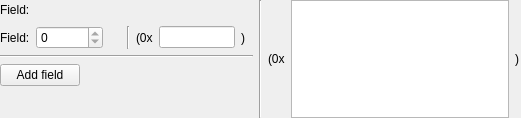
<?xml version="1.0" encoding="UTF-8"?>
<ui version="4.0">
 <class>ArrayListFieldWidget</class>
 <widget class="QWidget" name="ArrayListFieldWidget">
  <property name="geometry">
   <rect>
    <x>0</x>
    <y>0</y>
    <width>521</width>
    <height>118</height>
   </rect>
  </property>
  <property name="windowTitle">
   <string>Array List Field</string>
  </property>
  <layout class="QHBoxLayout" name="horizontalLayout_5" stretch="1,0,1">
   <property name="leftMargin">
    <number>0</number>
   </property>
   <property name="topMargin">
    <number>0</number>
   </property>
   <property name="rightMargin">
    <number>0</number>
   </property>
   <property name="bottomMargin">
    <number>0</number>
   </property>
   <item>
    <widget class="QWidget" name="m_valueWidget" native="true">
     <layout class="QVBoxLayout" name="verticalLayout">
      <property name="spacing">
       <number>6</number>
      </property>
      <property name="leftMargin">
       <number>0</number>
      </property>
      <property name="topMargin">
       <number>0</number>
      </property>
      <property name="rightMargin">
       <number>0</number>
      </property>
      <property name="bottomMargin">
       <number>0</number>
      </property>
      <item>
       <layout class="QHBoxLayout" name="horizontalLayout">
        <property name="spacing">
         <number>0</number>
        </property>
        <item>
         <widget class="QLabel" name="m_nameLabel">
          <property name="text">
           <string>Field:</string>
          </property>
         </widget>
        </item>
        <item>
         <spacer name="horizontalSpacer">
          <property name="orientation">
           <enum>Qt::Horizontal</enum>
          </property>
          <property name="sizeHint" stdset="0">
           <size>
            <width>40</width>
            <height>20</height>
           </size>
          </property>
         </spacer>
        </item>
       </layout>
      </item>
      <item>
       <widget class="QWidget" name="m_prefixFieldWidget" native="true">
        <layout class="QHBoxLayout" name="horizontalLayout_3">
         <property name="leftMargin">
          <number>0</number>
         </property>
         <property name="topMargin">
          <number>0</number>
         </property>
         <property name="rightMargin">
          <number>0</number>
         </property>
         <property name="bottomMargin">
          <number>0</number>
         </property>
         <item>
          <widget class="QWidget" name="m_prefixValueWidget" native="true">
           <layout class="QHBoxLayout" name="horizontalLayout_6" stretch="1,0,1">
            <property name="spacing">
             <number>6</number>
            </property>
            <property name="leftMargin">
             <number>0</number>
            </property>
            <property name="topMargin">
             <number>0</number>
            </property>
            <property name="rightMargin">
             <number>0</number>
            </property>
            <property name="bottomMargin">
             <number>0</number>
            </property>
            <item>
             <widget class="QLabel" name="m_prefixNameLabel">
              <property name="text">
               <string>Field:</string>
              </property>
             </widget>
            </item>
            <item>
             <widget class="QSpinBox" name="m_prefixValueSpinBox">
              <property name="readOnly">
               <bool>true</bool>
              </property>
              <property name="maximum">
               <number>429496729</number>
              </property>
             </widget>
            </item>
            <item>
             <spacer name="horizontalSpacer_4">
              <property name="orientation">
               <enum>Qt::Horizontal</enum>
              </property>
              <property name="sizeHint" stdset="0">
               <size>
                <width>82</width>
                <height>20</height>
               </size>
              </property>
             </spacer>
            </item>
           </layout>
          </widget>
         </item>
         <item>
          <widget class="Line" name="m_prefixSepLine">
           <property name="orientation">
            <enum>Qt::Vertical</enum>
           </property>
          </widget>
         </item>
         <item>
          <widget class="QWidget" name="m_preifxSerValueWidget" native="true">
           <layout class="QHBoxLayout" name="horizontalLayout_7">
            <property name="spacing">
             <number>6</number>
            </property>
            <property name="leftMargin">
             <number>0</number>
            </property>
            <property name="topMargin">
             <number>0</number>
            </property>
            <property name="rightMargin">
             <number>0</number>
            </property>
            <property name="bottomMargin">
             <number>0</number>
            </property>
            <item>
             <widget class="QLabel" name="m_prefixFrontLabel">
              <property name="text">
               <string>(0x</string>
              </property>
             </widget>
            </item>
            <item>
             <widget class="QLineEdit" name="m_prefixSerValueLineEdit">
              <property name="readOnly">
               <bool>true</bool>
              </property>
             </widget>
            </item>
            <item>
             <widget class="QLabel" name="m_prefixSerBackLabel">
              <property name="text">
               <string>)</string>
              </property>
             </widget>
            </item>
            <item>
             <spacer name="horizontalSpacer_5">
              <property name="orientation">
               <enum>Qt::Horizontal</enum>
              </property>
              <property name="sizeHint" stdset="0">
               <size>
                <width>40</width>
                <height>20</height>
               </size>
              </property>
             </spacer>
            </item>
           </layout>
          </widget>
         </item>
        </layout>
       </widget>
      </item>
      <item>
       <layout class="QVBoxLayout" name="m_membersLayout">
        <property name="spacing">
         <number>0</number>
        </property>
       </layout>
      </item>
      <item>
       <widget class="Line" name="m_addSepLine">
        <property name="orientation">
         <enum>Qt::Horizontal</enum>
        </property>
       </widget>
      </item>
      <item>
       <layout class="QHBoxLayout" name="horizontalLayout_4">
        <property name="spacing">
         <number>0</number>
        </property>
        <item>
         <widget class="QPushButton" name="m_addFieldPushButton">
          <property name="text">
           <string>Add field</string>
          </property>
          <property name="icon">
           <iconset resource="../ui.qrc">
            <normaloff>:/image/add.png</normaloff>:/image/add.png</iconset>
          </property>
         </widget>
        </item>
        <item>
         <spacer name="horizontalSpacer_3">
          <property name="orientation">
           <enum>Qt::Horizontal</enum>
          </property>
          <property name="sizeHint" stdset="0">
           <size>
            <width>40</width>
            <height>20</height>
           </size>
          </property>
         </spacer>
        </item>
       </layout>
      </item>
      <item>
       <spacer name="verticalSpacer">
        <property name="orientation">
         <enum>Qt::Vertical</enum>
        </property>
        <property name="sizeHint" stdset="0">
         <size>
          <width>20</width>
          <height>40</height>
         </size>
        </property>
       </spacer>
      </item>
     </layout>
    </widget>
   </item>
   <item>
    <widget class="Line" name="m_sepLine">
     <property name="orientation">
      <enum>Qt::Vertical</enum>
     </property>
    </widget>
   </item>
   <item>
    <widget class="QWidget" name="m_serValueWidget" native="true">
     <layout class="QHBoxLayout" name="horizontalLayout_2">
      <property name="leftMargin">
       <number>0</number>
      </property>
      <property name="topMargin">
       <number>0</number>
      </property>
      <property name="rightMargin">
       <number>0</number>
      </property>
      <property name="bottomMargin">
       <number>0</number>
      </property>
      <item>
       <widget class="QLabel" name="m_serFrontLabel">
        <property name="text">
         <string>(0x</string>
        </property>
       </widget>
      </item>
      <item>
       <widget class="QPlainTextEdit" name="m_serValuePlainTextEdit">
        <property name="sizeAdjustPolicy">
         <enum>QAbstractScrollArea::AdjustIgnored</enum>
        </property>
        <property name="readOnly">
         <bool>true</bool>
        </property>
       </widget>
      </item>
      <item>
       <widget class="QLabel" name="m_serBackLabel">
        <property name="text">
         <string>)</string>
        </property>
       </widget>
      </item>
      <item>
       <spacer name="horizontalSpacer_2">
        <property name="orientation">
         <enum>Qt::Horizontal</enum>
        </property>
        <property name="sizeHint" stdset="0">
         <size>
          <width>40</width>
          <height>20</height>
         </size>
        </property>
       </spacer>
      </item>
     </layout>
    </widget>
   </item>
  </layout>
 </widget>
 <resources>
  <include location="../ui.qrc"/>
 </resources>
 <connections/>
</ui>
